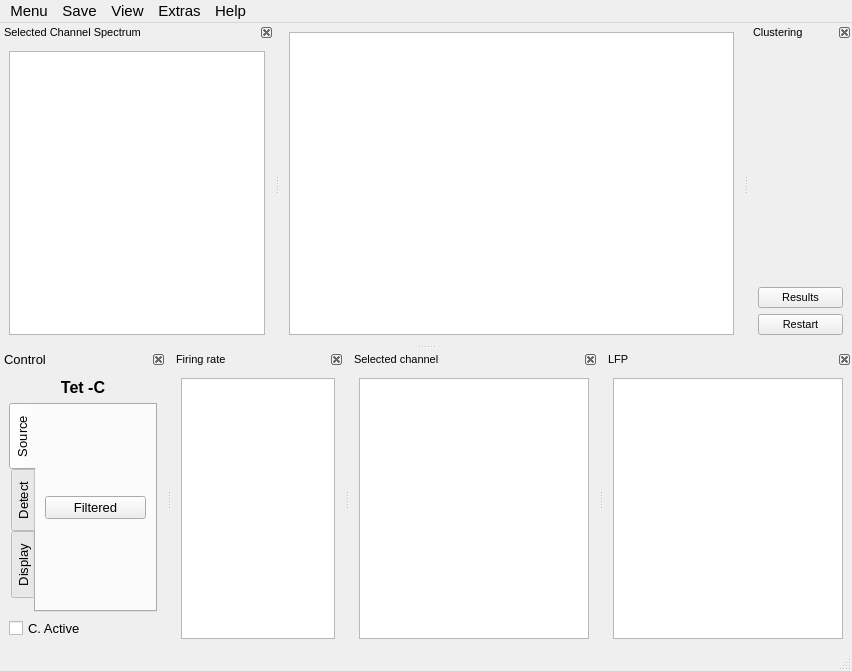
<?xml version="1.0" encoding="UTF-8"?>
<ui version="4.0">
 <author>Fernando J. Chaure</author>
 <class>MainWindow</class>
 <widget class="QMainWindow" name="MainWindow">
  <property name="geometry">
   <rect>
    <x>0</x>
    <y>0</y>
    <width>852</width>
    <height>671</height>
   </rect>
  </property>
  <property name="sizePolicy">
   <sizepolicy hsizetype="Expanding" vsizetype="Expanding">
    <horstretch>0</horstretch>
    <verstretch>0</verstretch>
   </sizepolicy>
  </property>
  <property name="font">
   <font>
    <pointsize>11</pointsize>
   </font>
  </property>
  <property name="windowTitle">
   <string>MainWindow</string>
  </property>
  <property name="windowIcon">
   <iconset>
    <normaloff>icon.png</normaloff>icon.png</iconset>
  </property>
  <property name="iconSize">
   <size>
    <width>256</width>
    <height>256</height>
   </size>
  </property>
  <property name="dockOptions">
   <set>QMainWindow::AllowTabbedDocks</set>
  </property>
  <widget class="QWidget" name="centralwidget">
   <layout class="QGridLayout" name="gridLayout">
    <item row="0" column="0">
     <widget class="GraphicsView" name="espacio_pg"/>
    </item>
   </layout>
  </widget>
  <widget class="QMenuBar" name="menubar">
   <property name="geometry">
    <rect>
     <x>0</x>
     <y>0</y>
     <width>852</width>
     <height>26</height>
    </rect>
   </property>
   <widget class="QMenu" name="menuMenu">
    <property name="title">
     <string>Menu</string>
    </property>
    <addaction name="separator"/>
    <addaction name="actionSalir"/>
   </widget>
   <widget class="QMenu" name="menuSave">
    <property name="title">
     <string>Save</string>
    </property>
    <addaction name="actionNuevo"/>
    <addaction name="actionDetener"/>
   </widget>
   <widget class="QMenu" name="menuExtras">
    <property name="title">
     <string>Extras</string>
    </property>
    <addaction name="actionInit_SP"/>
   </widget>
   <widget class="QMenu" name="menuAbout">
    <property name="title">
     <string>Help</string>
    </property>
    <addaction name="actionAbout"/>
   </widget>
   <widget class="QMenu" name="menuView">
    <property name="title">
     <string>View</string>
    </property>
    <addaction name="actionFiring_rates"/>
    <addaction name="actionSelected_Channel"/>
    <addaction name="actionControl_Panel"/>
    <addaction name="actionClustering"/>
    <addaction name="actionLFP"/>
    <addaction name="actionFFT"/>
   </widget>
   <addaction name="menuMenu"/>
   <addaction name="menuSave"/>
   <addaction name="menuView"/>
   <addaction name="menuExtras"/>
   <addaction name="menuAbout"/>
  </widget>
  <widget class="QStatusBar" name="statusBar"/>
  <widget class="QDockWidget" name="control_panel_dock">
   <property name="sizePolicy">
    <sizepolicy hsizetype="MinimumExpanding" vsizetype="Minimum">
     <horstretch>0</horstretch>
     <verstretch>0</verstretch>
    </sizepolicy>
   </property>
   <property name="minimumSize">
    <size>
     <width>118</width>
     <height>104</height>
    </size>
   </property>
   <property name="maximumSize">
    <size>
     <width>184</width>
     <height>524287</height>
    </size>
   </property>
   <property name="baseSize">
    <size>
     <width>0</width>
     <height>0</height>
    </size>
   </property>
   <property name="font">
    <font>
     <pointsize>10</pointsize>
    </font>
   </property>
   <property name="windowIcon">
    <iconset>
     <normaloff>icon.png</normaloff>icon.png</iconset>
   </property>
   <property name="floating">
    <bool>false</bool>
   </property>
   <property name="features">
    <set>QDockWidget::DockWidgetClosable|QDockWidget::DockWidgetMovable</set>
   </property>
   <property name="windowTitle">
    <string>Control</string>
   </property>
   <attribute name="dockWidgetArea">
    <number>8</number>
   </attribute>
   <widget class="QWidget" name="dockWidgetContents_4">
    <layout class="QVBoxLayout" name="verticalLayout">
     <item>
      <widget class="QLabel" name="info_label">
       <property name="sizePolicy">
        <sizepolicy hsizetype="MinimumExpanding" vsizetype="MinimumExpanding">
         <horstretch>0</horstretch>
         <verstretch>0</verstretch>
        </sizepolicy>
       </property>
       <property name="maximumSize">
        <size>
         <width>16777215</width>
         <height>20</height>
        </size>
       </property>
       <property name="font">
        <font>
         <pointsize>12</pointsize>
         <weight>75</weight>
         <bold>true</bold>
        </font>
       </property>
       <property name="text">
        <string>Tet -C</string>
       </property>
       <property name="textFormat">
        <enum>Qt::PlainText</enum>
       </property>
       <property name="alignment">
        <set>Qt::AlignCenter</set>
       </property>
      </widget>
     </item>
     <item>
      <widget class="QTabWidget" name="tabWidget">
       <property name="sizePolicy">
        <sizepolicy hsizetype="Expanding" vsizetype="MinimumExpanding">
         <horstretch>0</horstretch>
         <verstretch>0</verstretch>
        </sizepolicy>
       </property>
       <property name="minimumSize">
        <size>
         <width>100</width>
         <height>10</height>
        </size>
       </property>
       <property name="maximumSize">
        <size>
         <width>250</width>
         <height>400</height>
        </size>
       </property>
       <property name="tabPosition">
        <enum>QTabWidget::West</enum>
       </property>
       <property name="currentIndex">
        <number>0</number>
       </property>
       <widget class="QWidget" name="tab">
        <property name="sizePolicy">
         <sizepolicy hsizetype="MinimumExpanding" vsizetype="Preferred">
          <horstretch>0</horstretch>
          <verstretch>0</verstretch>
         </sizepolicy>
        </property>
        <attribute name="title">
         <string>Source</string>
        </attribute>
        <layout class="QGridLayout" name="gridLayout_2">
         <item row="0" column="0">
          <widget class="QPushButton" name="filter_mode_button">
           <property name="sizePolicy">
            <sizepolicy hsizetype="MinimumExpanding" vsizetype="Fixed">
             <horstretch>0</horstretch>
             <verstretch>0</verstretch>
            </sizepolicy>
           </property>
           <property name="maximumSize">
            <size>
             <width>200</width>
             <height>16777215</height>
            </size>
           </property>
           <property name="text">
            <string>Filtered</string>
           </property>
           <property name="shortcut">
            <string notr="true">Space</string>
           </property>
           <property name="checkable">
            <bool>true</bool>
           </property>
           <property name="checked">
            <bool>false</bool>
           </property>
           <property name="autoRepeat">
            <bool>false</bool>
           </property>
           <property name="autoExclusive">
            <bool>false</bool>
           </property>
           <property name="autoRepeatDelay">
            <number>100000</number>
           </property>
           <property name="autoRepeatInterval">
            <number>100000</number>
           </property>
           <property name="default">
            <bool>false</bool>
           </property>
           <property name="flat">
            <bool>false</bool>
           </property>
          </widget>
         </item>
        </layout>
       </widget>
       <widget class="QWidget" name="tab_3">
        <property name="sizePolicy">
         <sizepolicy hsizetype="MinimumExpanding" vsizetype="Preferred">
          <horstretch>0</horstretch>
          <verstretch>0</verstretch>
         </sizepolicy>
        </property>
        <attribute name="title">
         <string>Detect</string>
        </attribute>
        <layout class="QVBoxLayout" name="verticalLayout_2">
         <item>
          <widget class="QCheckBox" name="beepbox">
           <property name="sizePolicy">
            <sizepolicy hsizetype="MinimumExpanding" vsizetype="Preferred">
             <horstretch>0</horstretch>
             <verstretch>0</verstretch>
            </sizepolicy>
           </property>
           <property name="text">
            <string>Beep</string>
           </property>
          </widget>
         </item>
         <item>
          <spacer name="verticalSpacer">
           <property name="orientation">
            <enum>Qt::Vertical</enum>
           </property>
           <property name="sizeHint" stdset="0">
            <size>
             <width>20</width>
             <height>40</height>
            </size>
           </property>
          </spacer>
         </item>
         <item>
          <widget class="QCheckBox" name="manual_thr_cb">
           <property name="sizePolicy">
            <sizepolicy hsizetype="MinimumExpanding" vsizetype="Fixed">
             <horstretch>0</horstretch>
             <verstretch>0</verstretch>
            </sizepolicy>
           </property>
           <property name="font">
            <font>
             <pointsize>12</pointsize>
            </font>
           </property>
           <property name="text">
            <string>Manual</string>
           </property>
           <property name="checked">
            <bool>false</bool>
           </property>
          </widget>
         </item>
         <item>
          <widget class="QLabel" name="label">
           <property name="sizePolicy">
            <sizepolicy hsizetype="MinimumExpanding" vsizetype="Minimum">
             <horstretch>0</horstretch>
             <verstretch>0</verstretch>
            </sizepolicy>
           </property>
           <property name="text">
            <string>Thr /  std =</string>
           </property>
          </widget>
         </item>
         <item>
          <widget class="QLineEdit" name="thr_p">
           <property name="enabled">
            <bool>true</bool>
           </property>
           <property name="sizePolicy">
            <sizepolicy hsizetype="MinimumExpanding" vsizetype="Minimum">
             <horstretch>0</horstretch>
             <verstretch>0</verstretch>
            </sizepolicy>
           </property>
           <property name="font">
            <font>
             <weight>75</weight>
             <bold>true</bold>
             <strikeout>false</strikeout>
            </font>
           </property>
           <property name="layoutDirection">
            <enum>Qt::LeftToRight</enum>
           </property>
           <property name="inputMethodHints">
            <set>Qt::ImhNone</set>
           </property>
           <property name="text">
            <string>-4</string>
           </property>
           <property name="alignment">
            <set>Qt::AlignRight|Qt::AlignTrailing|Qt::AlignVCenter</set>
           </property>
          </widget>
         </item>
        </layout>
       </widget>
       <widget class="QWidget" name="tab_2">
        <property name="sizePolicy">
         <sizepolicy hsizetype="MinimumExpanding" vsizetype="Preferred">
          <horstretch>0</horstretch>
          <verstretch>0</verstretch>
         </sizepolicy>
        </property>
        <attribute name="title">
         <string>Display</string>
        </attribute>
        <layout class="QFormLayout" name="formLayout">
         <item row="0" column="0">
          <widget class="QLabel" name="label_2">
           <property name="sizePolicy">
            <sizepolicy hsizetype="MinimumExpanding" vsizetype="Preferred">
             <horstretch>0</horstretch>
             <verstretch>0</verstretch>
            </sizepolicy>
           </property>
           <property name="text">
            <string>Scale:</string>
           </property>
          </widget>
         </item>
         <item row="1" column="0" colspan="2">
          <widget class="QSlider" name="display_scale">
           <property name="sizePolicy">
            <sizepolicy hsizetype="MinimumExpanding" vsizetype="Fixed">
             <horstretch>0</horstretch>
             <verstretch>0</verstretch>
            </sizepolicy>
           </property>
           <property name="maximumSize">
            <size>
             <width>200</width>
             <height>16777215</height>
            </size>
           </property>
           <property name="minimum">
            <number>2</number>
           </property>
           <property name="maximum">
            <number>40</number>
           </property>
           <property name="pageStep">
            <number>1</number>
           </property>
           <property name="value">
            <number>10</number>
           </property>
           <property name="orientation">
            <enum>Qt::Horizontal</enum>
           </property>
          </widget>
         </item>
         <item row="3" column="0">
          <widget class="QLabel" name="label_4">
           <property name="sizePolicy">
            <sizepolicy hsizetype="MinimumExpanding" vsizetype="MinimumExpanding">
             <horstretch>0</horstretch>
             <verstretch>0</verstretch>
            </sizepolicy>
           </property>
           <property name="text">
            <string>#Paq:  </string>
           </property>
          </widget>
         </item>
         <item row="3" column="1">
          <widget class="QSpinBox" name="paq_view">
           <property name="minimumSize">
            <size>
             <width>3</width>
             <height>0</height>
            </size>
           </property>
           <property name="maximumSize">
            <size>
             <width>52</width>
             <height>16777215</height>
            </size>
           </property>
           <property name="minimum">
            <number>1</number>
           </property>
           <property name="maximum">
            <number>5</number>
           </property>
          </widget>
         </item>
         <item row="5" column="0" colspan="2">
          <widget class="QPushButton" name="pausa">
           <property name="sizePolicy">
            <sizepolicy hsizetype="MinimumExpanding" vsizetype="Minimum">
             <horstretch>0</horstretch>
             <verstretch>0</verstretch>
            </sizepolicy>
           </property>
           <property name="maximumSize">
            <size>
             <width>200</width>
             <height>16777215</height>
            </size>
           </property>
           <property name="text">
            <string>Pause</string>
           </property>
           <property name="checkable">
            <bool>true</bool>
           </property>
           <property name="checked">
            <bool>false</bool>
           </property>
           <property name="autoRepeat">
            <bool>false</bool>
           </property>
           <property name="autoExclusive">
            <bool>false</bool>
           </property>
           <property name="autoRepeatDelay">
            <number>100000</number>
           </property>
           <property name="autoRepeatInterval">
            <number>100000</number>
           </property>
           <property name="default">
            <bool>false</bool>
           </property>
           <property name="flat">
            <bool>false</bool>
           </property>
          </widget>
         </item>
         <item row="4" column="0" colspan="2">
          <spacer name="verticalSpacer_3">
           <property name="orientation">
            <enum>Qt::Vertical</enum>
           </property>
           <property name="sizeHint" stdset="0">
            <size>
             <width>20</width>
             <height>40</height>
            </size>
           </property>
          </spacer>
         </item>
         <item row="2" column="0" colspan="2">
          <spacer name="verticalSpacer_2">
           <property name="orientation">
            <enum>Qt::Vertical</enum>
           </property>
           <property name="sizeHint" stdset="0">
            <size>
             <width>20</width>
             <height>40</height>
            </size>
           </property>
          </spacer>
         </item>
        </layout>
       </widget>
      </widget>
     </item>
     <item>
      <widget class="QCheckBox" name="active_channel_cb">
       <property name="sizePolicy">
        <sizepolicy hsizetype="MinimumExpanding" vsizetype="MinimumExpanding">
         <horstretch>0</horstretch>
         <verstretch>0</verstretch>
        </sizepolicy>
       </property>
       <property name="text">
        <string>C. Active</string>
       </property>
       <property name="checked">
        <bool>false</bool>
       </property>
      </widget>
     </item>
    </layout>
   </widget>
  </widget>
  <widget class="QDockWidget" name="firing_rates_dock">
   <property name="sizePolicy">
    <sizepolicy hsizetype="Minimum" vsizetype="Minimum">
     <horstretch>0</horstretch>
     <verstretch>0</verstretch>
    </sizepolicy>
   </property>
   <property name="minimumSize">
    <size>
     <width>104</width>
     <height>235</height>
    </size>
   </property>
   <property name="maximumSize">
    <size>
     <width>190</width>
     <height>524287</height>
    </size>
   </property>
   <property name="font">
    <font>
     <pointsize>8</pointsize>
    </font>
   </property>
   <property name="windowIcon">
    <iconset>
     <normaloff>icon.png</normaloff>icon.png</iconset>
   </property>
   <property name="features">
    <set>QDockWidget::DockWidgetClosable|QDockWidget::DockWidgetMovable</set>
   </property>
   <property name="windowTitle">
    <string>Firing rate</string>
   </property>
   <attribute name="dockWidgetArea">
    <number>8</number>
   </attribute>
   <widget class="QWidget" name="dockWidgetContents">
    <layout class="QGridLayout" name="gridLayout_5">
     <item row="0" column="0">
      <widget class="GraphicsView" name="plus_grid_fr">
       <property name="sizePolicy">
        <sizepolicy hsizetype="Expanding" vsizetype="MinimumExpanding">
         <horstretch>0</horstretch>
         <verstretch>0</verstretch>
        </sizepolicy>
       </property>
       <property name="maximumSize">
        <size>
         <width>250</width>
         <height>9977</height>
        </size>
       </property>
       <property name="resizeAnchor">
        <enum>QGraphicsView::NoAnchor</enum>
       </property>
      </widget>
     </item>
    </layout>
   </widget>
  </widget>
  <widget class="QDockWidget" name="show_s_channel">
   <property name="sizePolicy">
    <sizepolicy hsizetype="Expanding" vsizetype="Expanding">
     <horstretch>0</horstretch>
     <verstretch>0</verstretch>
    </sizepolicy>
   </property>
   <property name="minimumSize">
    <size>
     <width>102</width>
     <height>235</height>
    </size>
   </property>
   <property name="font">
    <font>
     <pointsize>8</pointsize>
    </font>
   </property>
   <property name="windowIcon">
    <iconset>
     <normaloff>icon.png</normaloff>icon.png</iconset>
   </property>
   <property name="features">
    <set>QDockWidget::DockWidgetClosable|QDockWidget::DockWidgetMovable</set>
   </property>
   <property name="windowTitle">
    <string>Selected channel</string>
   </property>
   <attribute name="dockWidgetArea">
    <number>8</number>
   </attribute>
   <widget class="QWidget" name="dockWidgetContents_3">
    <layout class="QGridLayout" name="gridLayout_6">
     <item row="0" column="0">
      <widget class="GraphicsView" name="plus_grid">
       <property name="sizePolicy">
        <sizepolicy hsizetype="Expanding" vsizetype="MinimumExpanding">
         <horstretch>0</horstretch>
         <verstretch>0</verstretch>
        </sizepolicy>
       </property>
       <property name="maximumSize">
        <size>
         <width>16777215</width>
         <height>10000</height>
        </size>
       </property>
       <property name="resizeAnchor">
        <enum>QGraphicsView::NoAnchor</enum>
       </property>
      </widget>
     </item>
    </layout>
   </widget>
  </widget>
  <widget class="QDockWidget" name="clustering_dock">
   <property name="sizePolicy">
    <sizepolicy hsizetype="Minimum" vsizetype="Minimum">
     <horstretch>0</horstretch>
     <verstretch>0</verstretch>
    </sizepolicy>
   </property>
   <property name="minimumSize">
    <size>
     <width>103</width>
     <height>122</height>
    </size>
   </property>
   <property name="font">
    <font>
     <pointsize>8</pointsize>
    </font>
   </property>
   <property name="windowIcon">
    <iconset>
     <normaloff>icon.png</normaloff>icon.png</iconset>
   </property>
   <property name="features">
    <set>QDockWidget::DockWidgetClosable|QDockWidget::DockWidgetMovable</set>
   </property>
   <property name="windowTitle">
    <string>Clustering</string>
   </property>
   <attribute name="dockWidgetArea">
    <number>2</number>
   </attribute>
   <widget class="QWidget" name="dockWidgetContents_8">
    <layout class="QGridLayout" name="gridLayout_3">
     <item row="5" column="0">
      <widget class="QPushButton" name="pushButton">
       <property name="text">
        <string>Restart</string>
       </property>
      </widget>
     </item>
     <item row="3" column="0">
      <widget class="QLabel" name="label_3">
       <property name="sizePolicy">
        <sizepolicy hsizetype="Preferred" vsizetype="MinimumExpanding">
         <horstretch>0</horstretch>
         <verstretch>0</verstretch>
        </sizepolicy>
       </property>
       <property name="text">
        <string/>
       </property>
      </widget>
     </item>
     <item row="4" column="0">
      <widget class="QPushButton" name="pushButton_4">
       <property name="sizePolicy">
        <sizepolicy hsizetype="Minimum" vsizetype="Fixed">
         <horstretch>0</horstretch>
         <verstretch>0</verstretch>
        </sizepolicy>
       </property>
       <property name="text">
        <string>Results</string>
       </property>
      </widget>
     </item>
    </layout>
   </widget>
  </widget>
  <widget class="QDockWidget" name="fft_dock">
   <property name="sizePolicy">
    <sizepolicy hsizetype="Expanding" vsizetype="Expanding">
     <horstretch>0</horstretch>
     <verstretch>0</verstretch>
    </sizepolicy>
   </property>
   <property name="minimumSize">
    <size>
     <width>102</width>
     <height>235</height>
    </size>
   </property>
   <property name="font">
    <font>
     <pointsize>8</pointsize>
    </font>
   </property>
   <property name="windowIcon">
    <iconset>
     <normaloff>icon.png</normaloff>icon.png</iconset>
   </property>
   <property name="floating">
    <bool>false</bool>
   </property>
   <property name="features">
    <set>QDockWidget::DockWidgetClosable|QDockWidget::DockWidgetMovable</set>
   </property>
   <property name="windowTitle">
    <string>Selected Channel Spectrum</string>
   </property>
   <attribute name="dockWidgetArea">
    <number>1</number>
   </attribute>
   <widget class="QWidget" name="dockWidgetContents_5">
    <layout class="QGridLayout" name="gridLayout_7">
     <item row="0" column="0">
      <widget class="GraphicsView" name="fft_grid">
       <property name="sizePolicy">
        <sizepolicy hsizetype="Expanding" vsizetype="MinimumExpanding">
         <horstretch>0</horstretch>
         <verstretch>0</verstretch>
        </sizepolicy>
       </property>
       <property name="maximumSize">
        <size>
         <width>16777215</width>
         <height>10000</height>
        </size>
       </property>
       <property name="resizeAnchor">
        <enum>QGraphicsView::NoAnchor</enum>
       </property>
      </widget>
     </item>
    </layout>
   </widget>
  </widget>
  <widget class="QDockWidget" name="lfp_dock">
   <property name="sizePolicy">
    <sizepolicy hsizetype="Minimum" vsizetype="Minimum">
     <horstretch>0</horstretch>
     <verstretch>0</verstretch>
    </sizepolicy>
   </property>
   <property name="minimumSize">
    <size>
     <width>104</width>
     <height>235</height>
    </size>
   </property>
   <property name="maximumSize">
    <size>
     <width>450</width>
     <height>524287</height>
    </size>
   </property>
   <property name="font">
    <font>
     <pointsize>8</pointsize>
    </font>
   </property>
   <property name="windowIcon">
    <iconset>
     <normaloff>icon.png</normaloff>icon.png</iconset>
   </property>
   <property name="features">
    <set>QDockWidget::DockWidgetClosable|QDockWidget::DockWidgetMovable</set>
   </property>
   <property name="windowTitle">
    <string>LFP</string>
   </property>
   <attribute name="dockWidgetArea">
    <number>8</number>
   </attribute>
   <widget class="QWidget" name="dockWidgetContents_2">
    <layout class="QGridLayout" name="gridLayout_8">
     <item row="0" column="0">
      <widget class="GraphicsView" name="lfp_grid">
       <property name="sizePolicy">
        <sizepolicy hsizetype="Expanding" vsizetype="MinimumExpanding">
         <horstretch>0</horstretch>
         <verstretch>0</verstretch>
        </sizepolicy>
       </property>
       <property name="maximumSize">
        <size>
         <width>450</width>
         <height>9977</height>
        </size>
       </property>
       <property name="resizeAnchor">
        <enum>QGraphicsView::NoAnchor</enum>
       </property>
      </widget>
     </item>
    </layout>
   </widget>
  </widget>
  <action name="actionDetener">
   <property name="text">
    <string>Stop</string>
   </property>
   <property name="shortcut">
    <string>Ctrl+S</string>
   </property>
  </action>
  <action name="actionSalir">
   <property name="text">
    <string>Quit</string>
   </property>
   <property name="shortcut">
    <string>Ctrl+Q</string>
   </property>
  </action>
  <action name="actionNuevo">
   <property name="text">
    <string>New</string>
   </property>
   <property name="shortcut">
    <string>Ctrl+N</string>
   </property>
  </action>
  <action name="actionInit_SP">
   <property name="text">
    <string>Init SP</string>
   </property>
  </action>
  <action name="actionAbout">
   <property name="text">
    <string>About</string>
   </property>
  </action>
  <action name="actionFiring_rates">
   <property name="checkable">
    <bool>true</bool>
   </property>
   <property name="checked">
    <bool>true</bool>
   </property>
   <property name="text">
    <string>Firing rates</string>
   </property>
  </action>
  <action name="actionSelected_Channel">
   <property name="checkable">
    <bool>true</bool>
   </property>
   <property name="checked">
    <bool>true</bool>
   </property>
   <property name="text">
    <string>Selected Channel</string>
   </property>
  </action>
  <action name="actionControl_Panel">
   <property name="checkable">
    <bool>true</bool>
   </property>
   <property name="checked">
    <bool>true</bool>
   </property>
   <property name="text">
    <string>Control Panel</string>
   </property>
  </action>
  <action name="actionClustering">
   <property name="checkable">
    <bool>true</bool>
   </property>
   <property name="checked">
    <bool>true</bool>
   </property>
   <property name="text">
    <string>Clustering</string>
   </property>
  </action>
  <action name="actionLFP">
   <property name="checkable">
    <bool>true</bool>
   </property>
   <property name="checked">
    <bool>true</bool>
   </property>
   <property name="text">
    <string>LFP</string>
   </property>
  </action>
  <action name="actionFFT">
   <property name="checkable">
    <bool>true</bool>
   </property>
   <property name="checked">
    <bool>true</bool>
   </property>
   <property name="text">
    <string>FFT</string>
   </property>
  </action>
  <zorder>clustering_dock</zorder>
  <zorder>control_panel_dock</zorder>
  <zorder>firing_rates_dock</zorder>
 </widget>
 <customwidgets>
  <customwidget>
   <class>GraphicsView</class>
   <extends>QGraphicsView</extends>
   <header>pyqtgraph</header>
  </customwidget>
 </customwidgets>
 <resources/>
 <connections>
  <connection>
   <sender>actionAbout</sender>
   <signal>triggered()</signal>
   <receiver>MainWindow</receiver>
   <slot>about()</slot>
   <hints>
    <hint type="sourcelabel">
     <x>-1</x>
     <y>-1</y>
    </hint>
    <hint type="destinationlabel">
     <x>347</x>
     <y>294</y>
    </hint>
   </hints>
  </connection>
  <connection>
   <sender>actionNuevo</sender>
   <signal>triggered()</signal>
   <receiver>MainWindow</receiver>
   <slot>on_actionNuevo()</slot>
   <hints>
    <hint type="sourcelabel">
     <x>-1</x>
     <y>-1</y>
    </hint>
    <hint type="destinationlabel">
     <x>347</x>
     <y>283</y>
    </hint>
   </hints>
  </connection>
  <connection>
   <sender>actionSalir</sender>
   <signal>triggered()</signal>
   <receiver>MainWindow</receiver>
   <slot>on_actionSalir()</slot>
   <hints>
    <hint type="sourcelabel">
     <x>-1</x>
     <y>-1</y>
    </hint>
    <hint type="destinationlabel">
     <x>379</x>
     <y>288</y>
    </hint>
   </hints>
  </connection>
  <connection>
   <sender>actionDetener</sender>
   <signal>triggered()</signal>
   <receiver>MainWindow</receiver>
   <slot>on_actionDetener()</slot>
   <hints>
    <hint type="sourcelabel">
     <x>-1</x>
     <y>-1</y>
    </hint>
    <hint type="destinationlabel">
     <x>379</x>
     <y>288</y>
    </hint>
   </hints>
  </connection>
  <connection>
   <sender>actionInit_SP</sender>
   <signal>triggered()</signal>
   <receiver>MainWindow</receiver>
   <slot>on_actionInit_SP()</slot>
   <hints>
    <hint type="sourcelabel">
     <x>-1</x>
     <y>-1</y>
    </hint>
    <hint type="destinationlabel">
     <x>347</x>
     <y>283</y>
    </hint>
   </hints>
  </connection>
  <connection>
   <sender>manual_thr_cb</sender>
   <signal>clicked(bool)</signal>
   <receiver>thr_p</receiver>
   <slot>setDisabled(bool)</slot>
   <hints>
    <hint type="sourcelabel">
     <x>131</x>
     <y>327</y>
    </hint>
    <hint type="destinationlabel">
     <x>131</x>
     <y>338</y>
    </hint>
   </hints>
  </connection>
  <connection>
   <sender>actionFiring_rates</sender>
   <signal>triggered(bool)</signal>
   <receiver>firing_rates_dock</receiver>
   <slot>setVisible(bool)</slot>
   <hints>
    <hint type="sourcelabel">
     <x>-1</x>
     <y>-1</y>
    </hint>
    <hint type="destinationlabel">
     <x>277</x>
     <y>402</y>
    </hint>
   </hints>
  </connection>
  <connection>
   <sender>show_s_channel</sender>
   <signal>visibilityChanged(bool)</signal>
   <receiver>actionSelected_Channel</receiver>
   <slot>setChecked(bool)</slot>
   <hints>
    <hint type="sourcelabel">
     <x>541</x>
     <y>402</y>
    </hint>
    <hint type="destinationlabel">
     <x>-1</x>
     <y>-1</y>
    </hint>
   </hints>
  </connection>
  <connection>
   <sender>actionSelected_Channel</sender>
   <signal>triggered(bool)</signal>
   <receiver>show_s_channel</receiver>
   <slot>setVisible(bool)</slot>
   <hints>
    <hint type="sourcelabel">
     <x>-1</x>
     <y>-1</y>
    </hint>
    <hint type="destinationlabel">
     <x>541</x>
     <y>402</y>
    </hint>
   </hints>
  </connection>
  <connection>
   <sender>firing_rates_dock</sender>
   <signal>visibilityChanged(bool)</signal>
   <receiver>actionFiring_rates</receiver>
   <slot>setChecked(bool)</slot>
   <hints>
    <hint type="sourcelabel">
     <x>277</x>
     <y>402</y>
    </hint>
    <hint type="destinationlabel">
     <x>-1</x>
     <y>-1</y>
    </hint>
   </hints>
  </connection>
  <connection>
   <sender>actionControl_Panel</sender>
   <signal>triggered(bool)</signal>
   <receiver>control_panel_dock</receiver>
   <slot>setVisible(bool)</slot>
   <hints>
    <hint type="sourcelabel">
     <x>-1</x>
     <y>-1</y>
    </hint>
    <hint type="destinationlabel">
     <x>89</x>
     <y>402</y>
    </hint>
   </hints>
  </connection>
  <connection>
   <sender>control_panel_dock</sender>
   <signal>visibilityChanged(bool)</signal>
   <receiver>actionControl_Panel</receiver>
   <slot>setChecked(bool)</slot>
   <hints>
    <hint type="sourcelabel">
     <x>89</x>
     <y>402</y>
    </hint>
    <hint type="destinationlabel">
     <x>-1</x>
     <y>-1</y>
    </hint>
   </hints>
  </connection>
  <connection>
   <sender>actionClustering</sender>
   <signal>triggered(bool)</signal>
   <receiver>clustering_dock</receiver>
   <slot>setVisible(bool)</slot>
   <hints>
    <hint type="sourcelabel">
     <x>-1</x>
     <y>-1</y>
    </hint>
    <hint type="destinationlabel">
     <x>572</x>
     <y>144</y>
    </hint>
   </hints>
  </connection>
  <connection>
   <sender>clustering_dock</sender>
   <signal>visibilityChanged(bool)</signal>
   <receiver>actionClustering</receiver>
   <slot>setChecked(bool)</slot>
   <hints>
    <hint type="sourcelabel">
     <x>572</x>
     <y>144</y>
    </hint>
    <hint type="destinationlabel">
     <x>-1</x>
     <y>-1</y>
    </hint>
   </hints>
  </connection>
  <connection>
   <sender>actionFFT</sender>
   <signal>triggered(bool)</signal>
   <receiver>fft_dock</receiver>
   <slot>setVisible(bool)</slot>
   <hints>
    <hint type="sourcelabel">
     <x>-1</x>
     <y>-1</y>
    </hint>
    <hint type="destinationlabel">
     <x>136</x>
     <y>177</y>
    </hint>
   </hints>
  </connection>
  <connection>
   <sender>actionLFP</sender>
   <signal>triggered(bool)</signal>
   <receiver>lfp_dock</receiver>
   <slot>setVisible(bool)</slot>
   <hints>
    <hint type="sourcelabel">
     <x>-1</x>
     <y>-1</y>
    </hint>
    <hint type="destinationlabel">
     <x>757</x>
     <y>491</y>
    </hint>
   </hints>
  </connection>
  <connection>
   <sender>fft_dock</sender>
   <signal>visibilityChanged(bool)</signal>
   <receiver>actionFFT</receiver>
   <slot>setChecked(bool)</slot>
   <hints>
    <hint type="sourcelabel">
     <x>136</x>
     <y>177</y>
    </hint>
    <hint type="destinationlabel">
     <x>-1</x>
     <y>-1</y>
    </hint>
   </hints>
  </connection>
  <connection>
   <sender>lfp_dock</sender>
   <signal>visibilityChanged(bool)</signal>
   <receiver>actionLFP</receiver>
   <slot>setChecked(bool)</slot>
   <hints>
    <hint type="sourcelabel">
     <x>757</x>
     <y>491</y>
    </hint>
    <hint type="destinationlabel">
     <x>-1</x>
     <y>-1</y>
    </hint>
   </hints>
  </connection>
 </connections>
 <slots>
  <slot>on_actionDetener()</slot>
  <slot>on_actionSalir()</slot>
  <slot>on_actionNuevo()</slot>
  <slot>on_actionInit_SP()</slot>
  <slot>about()</slot>
 </slots>
</ui>
